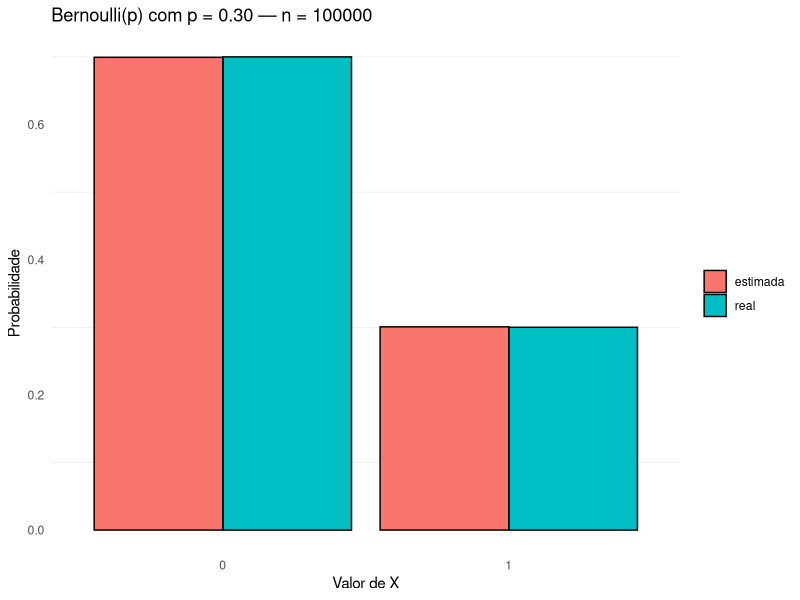

Reproduce this figure in R.
# p é o  parâmetro da bernoulli
# n é o numero de simulacoes
p <- 0.3
n <- 100000

u <- runif(n)
x <- as.integer(u <= p) #X = 1 se u <= p, X = 0 caso contrario
help(as.integer)
help(prop.table)
help(table)
help(factor)

#a distribuição empírica, forçando "níveis" em 0 e 1
emp <- prop.table(table(factor(x, levels = c(0, 1))))
#a real, P(X = 0) = 1 - p, P(X = 1) = p
real <- c(`0` = 1 - p, `1` = p)

#dataframe de comparação: entre a empírica e real
comp <- data.frame(
  valor = c(0, 1),
  real = as.numeric(real),
  estimada = as.numeric(emp)
)
print(comp)

library(tidyr)
library(ggplot2)
help(pivot_longer)
# gráfico comparando real vs estimada
comp_long <- pivot_longer(comp, cols = c(real, estimada),
                          names_to = "tipo", values_to = "prob")

ggplot(comp_long, aes(x = factor(valor), y = prob, fill = tipo)) +
  geom_col(position = "dodge", color = "black") +
  scale_x_discrete(name = "Valor de X") +
  labs(title = sprintf("Bernoulli(p) com p = %.2f — n = %d", p, n),
       y = "Probabilidade") +
  theme_minimal() +
  theme(panel.grid.major = element_blank(), legend.title = element_blank())
